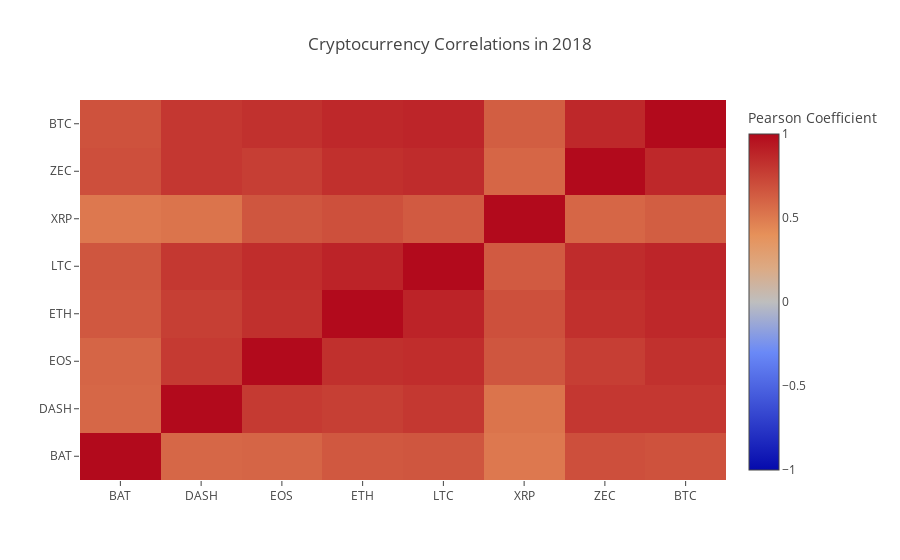

Notebook source saved alongside this figure:
### Markdown cell above
# Compute Correlation Values of The Cryptocurrencies
- Despite their wildly different values and volatility, seem to be slightly correlated. 

- Especially since the spike in April 2017, even many of the smaller fluctuations appear to be occurring in sync across the entire market.

- Computes a Pearson correlation coefficient for each column in the dataframe against each other column.

- Computing correlations directly on a non-stationary time series (such as raw pricing data) can give biased correlation values. We will work around this by using the pct_change() method, which will convert each cell in the dataframe from an absolute price value to a daily return percentage.

- Calculate correlations for 2016.

- These correlation coefficients are all over the place. Coefficients close to 1 or -1 mean that the series' are strongly correlated or inversely correlated respectively, and coefficients close to zero mean that the values tend to fluctuate independently of each other.

- Here, the dark red values represent strong correlations (note that each currency is, obviously, strongly correlated with itself), and the dark blue values represent strong inverse correlations. All of the light blue/orange/gray/tan colors in-between represent varying degrees of weak/non-existent correlations.

- What does this chart tell us? Essentially, it shows that there was very little statistically significant linkage between how the prices of different cryptocurrencies fluctuated during 2016.

### Code cell
correlation_heatmap(combined_df_2018.pct_change(), "Cryptocurrency Correlations in 2018")

### Figure 1 — Plotly figure (JSON) as saved in the notebook; plotly's stock layout.template omitted (floating-point values rounded to 4 significant figures)
{"data": [{"colorbar": {"title": {"text": "Pearson Coefficient"}}, "type": "heatmap", "uid": "917c2591-e017-4425-9518-79012ae40c4f", "x": ["BAT", "DASH", "EOS", "ETH", "LTC", "XRP", "ZEC", "BTC"], "y": ["BAT", "DASH", "EOS", "ETH", "LTC", "XRP", "ZEC", "BTC"], "z": [[1, 0.5847, 0.5976, 0.6529, 0.6637, 0.5095, 0.6913, 0.6804], [0.5847, 1, 0.785, 0.7638, 0.7934, 0.5308, 0.798, 0.7978], [0.5976, 0.785, 1, 0.8329, 0.8433, 0.6605, 0.7682, 0.8264], [0.6529, 0.7638, 0.8329, 1, 0.8869, 0.6911, 0.8309, 0.8652], [0.6637, 0.7934, 0.8433, 0.8869, 1, 0.6423, 0.8498, 0.8779], [0.5095, 0.5308, 0.6605, 0.6911, 0.6423, 1, 0.5896, 0.6285], [0.6913, 0.798, 0.7682, 0.8309, 0.8498, 0.5896, 1, 0.8668], [0.6804, 0.7978, 0.8264, 0.8652, 0.8779, 0.6285, 0.8668, 1]], "zmax": 1, "zmin": -1}], "layout": {"title": {"text": "Cryptocurrency Correlations in 2018"}}}
